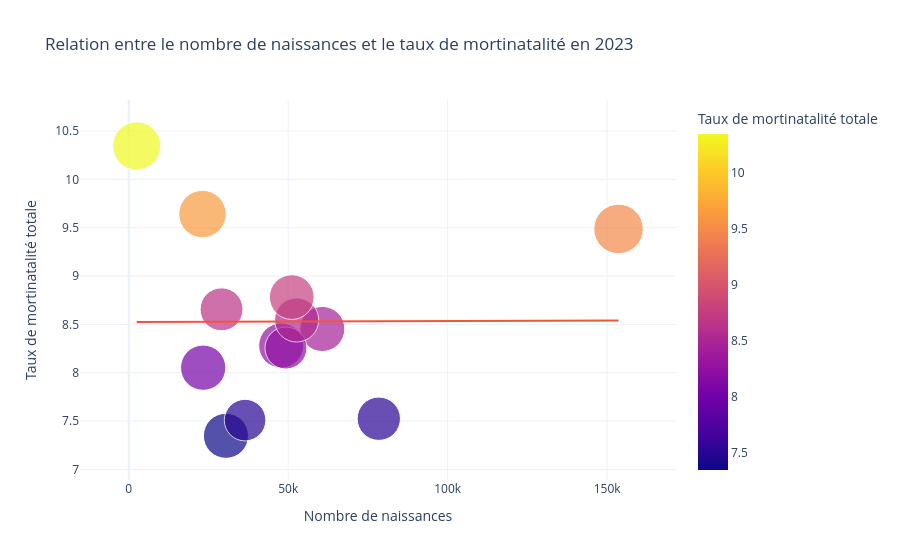

Write notebook code for a chart like this one.
### Markdown cell above
## 4.6 Relation entre naissances et mortinatalité — Bubble chart avec régression

### Choix de la technique

Le **Bubble chart** étudie simultanément trois variables régionales en 2023 :

- axe X : nombre de naissances ;
- axe Y : taux de mortinatalité totale ;
- taille de la bulle : taux de mortinatalité spontanée.

La droite de régression fournit un repère visuel sur le sens de l'association. Elle ne démontre toutefois pas une relation causale.

### Code cell
# Sélection des variables nécessaires
bubble_df = df_regions[[
    "zone_geographique",
    "2023_effectif_naissances",
    "2023_mortinatalite_totale",
    "2023_mortinatalite_spontanee"
]].copy()

# Conversion en numérique
colonnes_numeriques = [
    "2023_effectif_naissances",
    "2023_mortinatalite_totale",
    "2023_mortinatalite_spontanee"
]

for colonne in colonnes_numeriques:
    bubble_df[colonne] = pd.to_numeric(
        bubble_df[colonne],
        errors="coerce"
    )

bubble_df = bubble_df.dropna(subset=colonnes_numeriques)

# Création du graphique
fig = px.scatter(
    bubble_df,
    x="2023_effectif_naissances",
    y="2023_mortinatalite_totale",
    size="2023_mortinatalite_spontanee",
    color="2023_mortinatalite_totale",
    hover_name="zone_geographique",
    trendline="ols",
    size_max=35,
    title=(
        "Relation entre le nombre de naissances et "
        "le taux de mortinatalité en 2023"
    ),
    labels={
        "2023_effectif_naissances": "Nombre de naissances",
        "2023_mortinatalite_totale": "Taux de mortinatalité totale",
        "2023_mortinatalite_spontanee": "Mortinatalité spontanée"
    }
)

fig.update_layout(template="plotly_white")
fig.show()

# Calcul du coefficient de corrélation linéaire
correlation = bubble_df[
    "2023_effectif_naissances"
].corr(
    bubble_df["2023_mortinatalite_totale"]
)

print(f"Coefficient de corrélation de Pearson : {correlation:.3f}")

### Figure 1 — Plotly figure (JSON) as saved in the notebook; plotly's stock layout.template omitted (floating-point values rounded to 4 significant figures)
{"data": [{"hovertemplate": "<b>%{hovertext}</b><br><br>Nombre de naissances=%{x}<br>Taux de mortinatalité totale=%{marker.color}<br>Mortinatalité spontanée=%{marker.size}<extra></extra>", "hovertext": ["Auvergne -  Rhône-Alpes", "Bourgogne -  Franche-Comté", "Bretagne", "Centre -  Val de Loire", "Corse", "Grand Est", "Hauts-de-France", "Ile-de-France", "Normandie", "Nouvelle-Aquitaine", "Occitanie", "Pays de la Loire", "Provence - Alpes - Côte d'Azur"], "legendgroup": "", "marker": {"color": [7.524, 8.052, 8.656, 9.642, 10.35, 8.282, 8.453, 9.487, 7.348, 8.255, 8.546, 7.51, 8.783], "coloraxis": "coloraxis", "size": [4.515, 4.925, 4.431, 5.404, 5.571, 4.894, 4.894, 5.893, 4.887, 4.239, 4.691, 4.166, 4.812], "sizemode": "area", "sizeref": 0.004811, "symbol": "circle"}, "mode": "markers", "name": "", "orientation": "v", "showlegend": false, "type": "scatter", "x": [78410.0, 23350.0, 29110.0, 23130.0, 2513.0, 47820.0, 60690.0, 153600.0, 30490.0, 49300.0, 52660.0, 36490.0, 51120.0], "xaxis": "x", "y": [7.524, 8.052, 8.656, 9.642, 10.35, 8.282, 8.453, 9.487, 7.348, 8.255, 8.546, 7.51, 8.783], "yaxis": "y"}, {"hovertemplate": "<b>OLS trendline</b><br>2023_mortinatalite_totale = 1.0278e-07 * 2023_effectif_naissances + 8.52443<br>R<sup>2</sup>=0.000018<br><br>Nombre de naissances=%{x}<br>Taux de mortinatalité totale=%{y} <b>(trend)</b><extra></extra>", "legendgroup": "", "marker": {"symbol": "circle"}, "mode": "lines", "name": "", "showlegend": false, "type": "scatter", "x": [2513.0, 23130.0, 23350.0, 29110.0, 30490.0, 36490.0, 47820.0, 49300.0, 51120.0, 52660.0, 60690.0, 78410.0, 153600.0], "xaxis": "x", "y": [8.525, 8.527, 8.527, 8.527, 8.528, 8.528, 8.529, 8.53, 8.53, 8.53, 8.531, 8.532, 8.54], "yaxis": "y"}], "layout": {"coloraxis": {"colorbar": {"title": {"text": "Taux de mortinatalité totale"}}, "colorscale": [[0, "#0d0887"], [0.1111, "#46039f"], [0.2222, "#7201a8"], [0.3333, "#9c179e"], [0.4444, "#bd3786"], [0.5556, "#d8576b"], [0.6667, "#ed7953"], [0.7778, "#fb9f3a"], [0.8889, "#fdca26"], [1, "#f0f921"]]}, "legend": {"itemsizing": "constant", "tracegroupgap": 0}, "title": {"text": "Relation entre le nombre de naissances et le taux de mortinatalité en 2023"}, "xaxis": {"anchor": "y", "domain": [0, 1], "title": {"text": "Nombre de naissances"}}, "yaxis": {"anchor": "x", "domain": [0, 1], "title": {"text": "Taux de mortinatalité totale"}}}}
